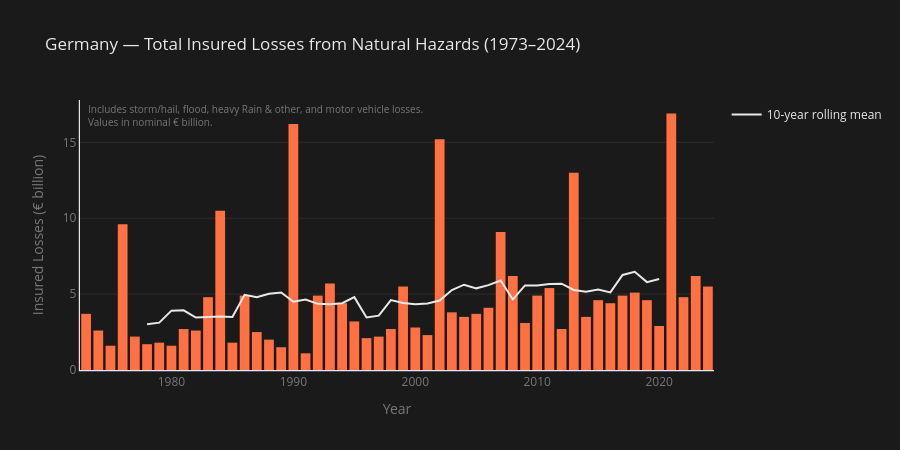

Notebook code for this chart:
### Code cell
# ============================================================
# SECTION 1 — GDV LOSS TRENDS (1973–2024)
# ============================================================

# --- Rolling mean for trend line ---
df_gdv['total_rolling_10y'] = df_gdv['total_damage_mrd'].rolling(10, center=True).mean()

# --- Chart 1: Total insured losses 1973–2024 ---
fig1 = px.bar(
    df_gdv,
    x='year',
    y='total_damage_mrd',
    labels={'year': 'Year', 'total_damage_mrd': 'Insured Losses (€ billion)'},
    title='Germany — Total Insured Losses from Natural Hazards (1973–2024)',
    color_discrete_sequence=[COLORS['positive']],
)

fig1.add_scatter(
    x=df_gdv['year'],
    y=df_gdv['total_rolling_10y'],
    mode='lines',
    line=dict(color=COLORS['accent'], width=2),
    name='10-year rolling mean'
)

fig1.add_annotation(
    x=0.01, y=1,
    xref='paper', yref='paper',
    text='Includes storm/hail, flood, heavy Rain & other, and motor vehicle losses.<br>Values in nominal € billion.',
    showarrow=False,
    font=dict(color=COLORS['text_muted'], size=10),
    align='left'
)

fig1.update_layout(
    plot_bgcolor=COLORS['background'],
    paper_bgcolor=COLORS['background'],
    title_font=dict(color=COLORS['text']),
    legend=dict(font=dict(color=COLORS['text'])),
    xaxis=dict(
        showgrid=False,
        showline=True,
        linecolor=COLORS['accent'],
        linewidth=1.2,
        color=COLORS['text_muted'],
        dtick=10,
    ),
    yaxis=dict(
        showgrid=True,
        gridcolor=COLORS['grid'],
        showline=True,
        linecolor=COLORS['accent'],
        linewidth=1.2,
        zeroline=False,
        color=COLORS['text_muted'],
    ),
    height=450,
)

fig1.update_traces(marker_line_width=0, selector=dict(type='bar'))

fig1.show()
fig1.write_html(FIGURES / "03_gdv_total_losses_1973_2024.html")
print("Chart 1 saved ✓")

### Figure 1 — Plotly figure (JSON) as saved in the notebook; plotly's stock layout.template omitted (floating-point values rounded to 4 significant figures)
{"data": [{"hovertemplate": "Year=%{x}<br>Insured Losses (€ billion)=%{y}<extra></extra>", "legendgroup": "", "marker": {"color": "#FF7043", "line": {"width": 0}, "pattern": {"shape": ""}}, "name": "", "orientation": "v", "showlegend": false, "textposition": "auto", "type": "bar", "x": [1973, 1974, 1975, 1976, 1977, 1978, 1979, 1980, 1981, 1982, 1983, 1984, 1985, 1986, 1987, 1988, 1989, 1990, 1991, 1992, 1993, 1994, 1995, 1996, 1997, 1998, 1999, 2000, 2001, 2002, 2003, 2004, 2005, 2006, 2007, 2008, 2009, 2010, 2011, 2012, 2013, 2014, 2015, 2016, 2017, 2018, 2019, 2020, 2021, 2022, 2023, 2024], "xaxis": "x", "y": [3.7, 2.6, 1.6, 9.6, 2.2, 1.7, 1.8, 1.6, 2.7, 2.6, 4.8, 10.5, 1.8, 4.9, 2.5, 2.0, 1.5, 16.2, 1.1, 4.9, 5.7, 4.4, 3.2, 2.1, 2.2, 2.7, 5.5, 2.8, 2.3, 15.2, 3.8, 3.5, 3.7, 4.1, 9.1, 6.2, 3.1, 4.9, 5.4, 2.7, 13.0, 3.5, 4.6, 4.4, 4.9, 5.1, 4.6, 2.9, 16.9, 4.8, 6.2, 5.5], "yaxis": "y"}, {"line": {"color": "#E8E8E8", "width": 2}, "mode": "lines", "name": "10-year rolling mean", "type": "scatter", "x": [1973, 1974, 1975, 1976, 1977, 1978, 1979, 1980, 1981, 1982, 1983, 1984, 1985, 1986, 1987, 1988, 1989, 1990, 1991, 1992, 1993, 1994, 1995, 1996, 1997, 1998, 1999, 2000, 2001, 2002, 2003, 2004, 2005, 2006, 2007, 2008, 2009, 2010, 2011, 2012, 2013, 2014, 2015, 2016, 2017, 2018, 2019, 2020, 2021, 2022, 2023, 2024], "y": [NaN, NaN, NaN, NaN, NaN, 3.01, 3.12, 3.91, 3.93, 3.46, 3.49, 3.52, 3.49, 4.95, 4.79, 5.02, 5.11, 4.5, 4.64, 4.36, 4.33, 4.4, 4.8, 3.46, 3.58, 4.61, 4.42, 4.33, 4.38, 4.58, 5.27, 5.62, 5.38, 5.59, 5.9, 4.65, 5.57, 5.57, 5.66, 5.69, 5.27, 5.16, 5.31, 5.11, 6.26, 6.47, 5.79, 5.99, NaN, NaN, NaN, NaN]}], "layout": {"annotations": [{"align": "left", "font": {"color": "rgba(232,232,232,0.45)", "size": 10}, "showarrow": false, "text": "Includes storm/hail, flood, heavy Rain & other, and motor vehicle losses.<br>Values in nominal € billion.", "x": 0.01, "xref": "paper", "y": 1, "yref": "paper"}], "barmode": "relative", "height": 450, "legend": {"font": {"color": "#E8E8E8"}, "tracegroupgap": 0}, "paper_bgcolor": "#1a1a1a", "plot_bgcolor": "#1a1a1a", "title": {"font": {"color": "#E8E8E8"}, "text": "Germany — Total Insured Losses from Natural Hazards (1973–2024)"}, "xaxis": {"anchor": "y", "color": "rgba(232,232,232,0.45)", "domain": [0, 1], "dtick": 10, "linecolor": "#E8E8E8", "linewidth": 1.2, "showgrid": false, "showline": true, "title": {"text": "Year"}}, "yaxis": {"anchor": "x", "color": "rgba(232,232,232,0.45)", "domain": [0, 1], "gridcolor": "rgba(232,232,232,0.08)", "linecolor": "#E8E8E8", "linewidth": 1.2, "showgrid": true, "showline": true, "title": {"text": "Insured Losses (€ billion)"}, "zeroline": false}}}
